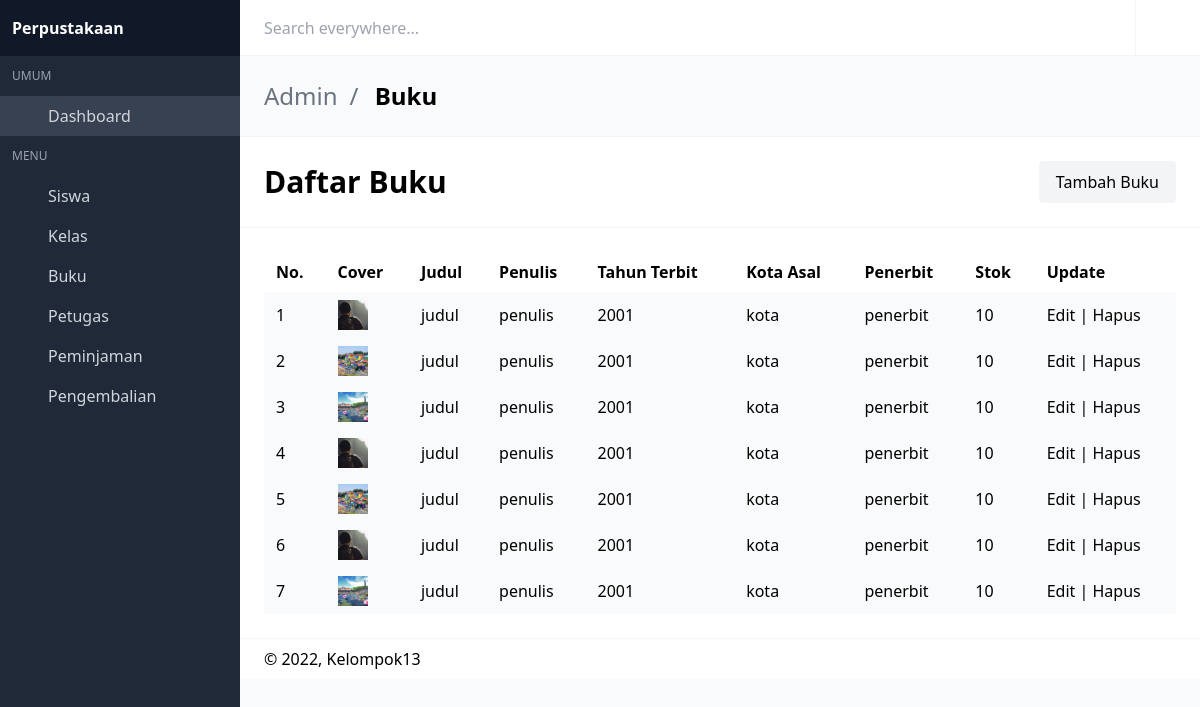
Page /main/admin/buku.php (signed in) on the earlier database version.
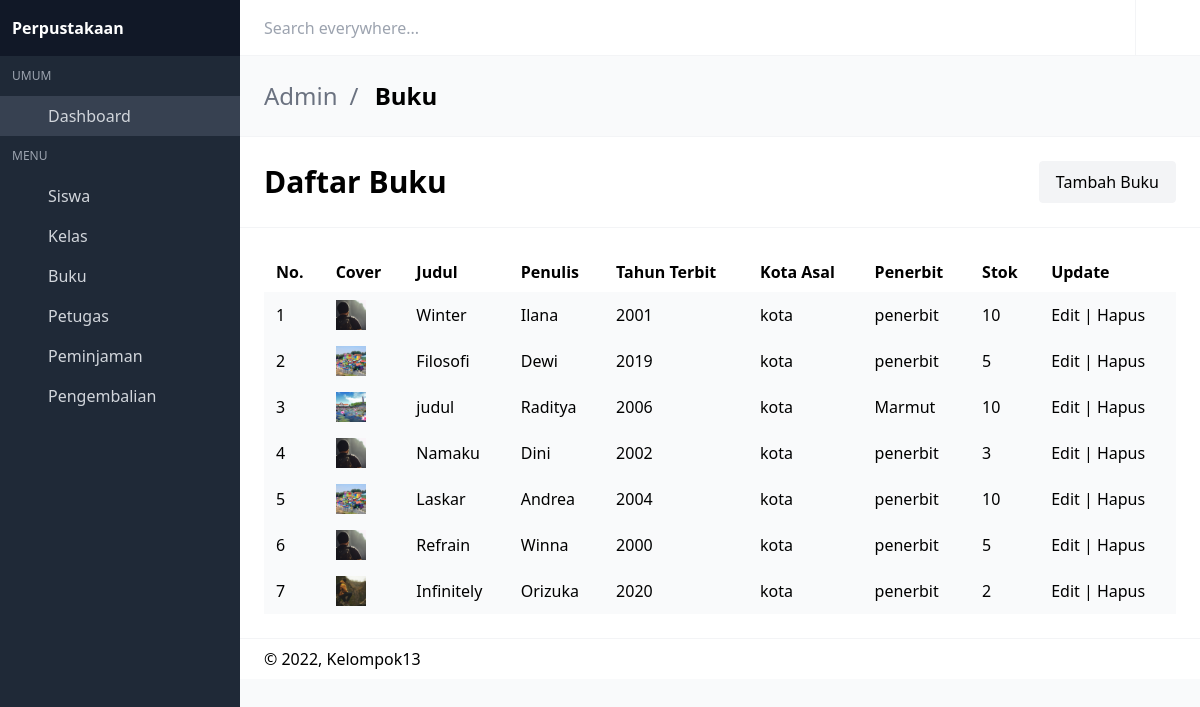
Same page on the later database version.
### tables this page shows
CREATE TABLE `buku` (
  `id_buku` int(11) NOT NULL,
  `penulis` varchar(50) NOT NULL,
  `tahun` year(4) NOT NULL,
  `judul` varchar(255) NOT NULL,
  `kota` varchar(50) NOT NULL,
  `penerbit` varchar(255) NOT NULL,
  `cover` varchar(255) NOT NULL,
  `sinopsis` text NOT NULL,
  `stok` int(3) NOT NULL
);

### main/admin/buku.php (the view, shortened to what this page needs)
<?php
include_once("config.php");
?>
<!DOCTYPE html>
<html lang="en" class="">
<head>
  <link rel="stylesheet" href="css/main.css?v=1628755089081">
</head>
<body>
<div id="app">
<nav id="navbar-main" class="navbar is-fixed-top">
  <div class="navbar-brand">
    <div class="navbar-item">
      <div class="control"><input placeholder="Search everywhere..." class="input"></div>
    </div>
  </div>
  <div class="navbar-menu" id="navbar-menu">
    <div class="navbar-end">
      <a href="" class="navbar-item has-divider desktop-icon-only">
        <span class="icon"><i class="mdi mdi-help-circle-outline"></i></span>
      </a>
      <a href="keluar.php" title="Log out" class="navbar-item desktop-icon-only">
        <span class="icon"><i class="mdi mdi-logout"></i></span>
      </a>
    </div>
  </div>
</nav>
<aside class="aside is-placed-left is-expanded">
  <div class="aside-tools">
    <div>
    <b class="font-black">Perpustakaan</b>
    </div>
  </div>
  <div class="menu is-menu-main">
    <p class="menu-label">Umum</p>
    <ul class="menu-list">
      <li class="active">
        <a href="dashboard.php">
          <span class="icon"><i class="mdi mdi-desktop-mac"></i></span>
          <span class="menu-item-label">Dashboard</span>
        </a>
      </li>
    </ul>
    <p class="menu-label">Menu</p>
    <ul class="menu-list">
      <li class="--set-active-tables-html">
        <a href="siswa.php">
          <span class="icon"><i class="mdi mdi-account-circle"></i></span>
          <span class="menu-item-label">Siswa</span>
        </a>
      </li>
      <li class="--set-active-forms-html">
        <a href="kelas.php">
          <span class="icon"><i class="mdi mdi-table"></i></span>
          <span class="menu-item-label">Kelas</span>
        </a>
      </li>
      <li class="--set-active-profile-html">
        <a href="buku.php">
          <span class="icon"><i class="mdi mdi-book"></i></span>
          <span class="menu-item-label">Buku</span>
        </a>
      </li>
      <li>
        <a href="petugas.php">
          <span class="icon"><i class="mdi mdi-account-multiple"></i></span>
          <span class="menu-item-label">Petugas</span>
        </a>
      </li>
      <li>
        <a href="peminjaman.php">
          <span class="icon"><i class="mdi mdi-cart-plus"></i></span>
          <span class="menu-item-label">Peminjaman</span>
        </a>
      </li>
      <li>
        <a href="pengembalian.php">
          <span class="icon"><i class="mdi mdi-cart-minus"></i></span>
          <span class="menu-item-label">Pengembalian</span>
        </a>
      </li>
    </ul>
  </div>
</aside>
<section class="is-title-bar">
  <div class="flex flex-col md:flex-row items-center justify-between space-y-6 md:space-y-0">
    <ul>
      <li>Admin</li>
      <li>Buku</li>
    </ul>
  </div>
</section>
<section class="is-hero-bar">
  <div class="flex flex-col md:flex-row items-center justify-between space-y-6 md:space-y-0">
    <h1 class="title">
      Daftar Buku
    </h1>
    <a href="buatbuku.php" class="btn btn-outline-dark button light">Tambah Buku</a>
  </div>
</section>
<section class="is-hero-bar">
  <div class="flex flex-col md:flex-row items-center justify-between space-y-6 md:space-y-0">
<table class="table table-primary p-1 mt-4 border border-primary container">
  <tbody>
      <tr>
          <th>No.</th>
          <th>Cover</th>
          <th>Judul</th>
          <th>Penulis</th>
          <th>Tahun Terbit</th>
          <th>Kota Asal</th>
          <th>Penerbit</th>
          <th>Stok</th>
          <th class="text-center" >Update</th>
      </tr>
  </tbody>
  <tbody>
  <?php
    if(isset($_GET['cari'])){
      $cari = $_GET['cari'];
      $result = mysqli_query($conn,"SELECT * FROM buku WHERE judul LIKE '%".$cari."%'");
    }else{
      $result = mysqli_query($conn,"SELECT * FROM buku");
    }
    $no =1;
    while($data = mysqli_fetch_array($result)) {
      ?>
        <tbody>
        <tr>
            <td class="text-center"><?= $no ?></td>
            <td>
              <img src="img/<?= $data['6']?>" width="30px" class="img-thumbnail" alt="">
            </td>
            <td><?= $data['3']?></td>
            <td><?= $data['1']?></td>
            <td><?= $data['2']?></td>
            <td><?= $data['4']?></td>
            <td><?= $data['5']?></td>
            <td><?= $data['8']?></td>
            <td colspan="2">
            <a href="editbuku.php?id_buku=<?=$data['id_buku']?>" class="btn btn-outline-primary">Edit</a>
            |
            <a href="deletebuku.php?id_buku=<?=$data['id_buku']?>" class="btn btn-outline-danger">Hapus</a>
            </td>
        </tr>
        </tbody>
    <?php
    $no++;
      }
      ?>
</table>
  </div>
</section>
<footer class="footer">
  <div class="flex flex-col md:flex-row items-center justify-between space-y-3 md:space-y-0">
    <div class="flex items-center justify-start space-x-3">
      <div>
        © 2022, Kelompok13
      </div>
    </div>
  </div>
</footer>
<link rel="stylesheet" href="https://cdn.materialdesignicons.com/4.9.95/css/materialdesignicons.min.css">
</body>
</html>

Differences in the rows shown:
changed buku: judul "judul" → "Winter"; penulis "penulis" → "Ilana"
changed buku: judul "judul" → "Filosofi"; penulis "penulis" → "Dewi"; tahun "2001" → "2019"; stok "10" → "5"
changed buku "judul": penulis "penulis" → "Raditya"; tahun "2001" → "2006"; penerbit "penerbit" → "Marmut"
changed buku: judul "judul" → "Namaku"; penulis "penulis" → "Dini"; tahun "2001" → "2002"; stok "10" → "3"
changed buku: judul "judul" → "Laskar"; penulis "penulis" → "Andrea"; tahun "2001" → "2004"
changed buku: judul "judul" → "Refrain"; penulis "penulis" → "Winna"; tahun "2001" → "2000"; stok "10" → "5"
changed buku: cover: a different picture; judul "judul" → "Infinitely"; penulis "penulis" → "Orizuka"; tahun "2001" → "2020"; stok "10" → "2"
